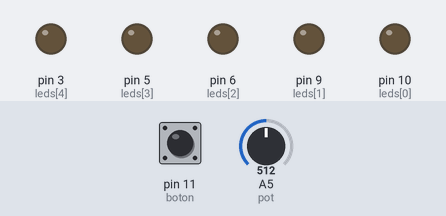
This sketch was run on a simulated Arduino Uno, built with avr-gcc and run on an emulated ATmega328P. On the bench: output pins drawn as LEDs (lit = HIGH). The test bench sets the inputs (shaded band); at power-on: pin 11 (boton) HIGH, A5 (pot) = 512.

Above: at 1.2 s.
1.3 s: pin 11 (boton) pulled LOW for 0.15 s
At 1.7 s:
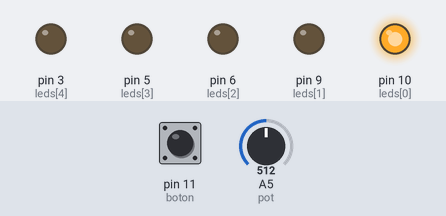
At 2.8 s:
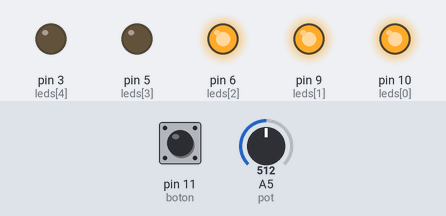
4.4 s: pin 11 (boton) pulled LOW for 3.2 s
At 7.8 s:
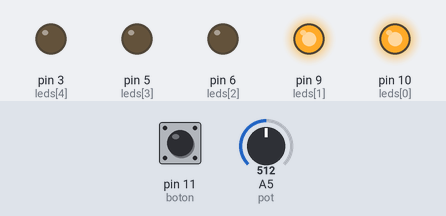
Timing chart, 0 to 13.4 s (numbered marks = the images above; inputs shaded):
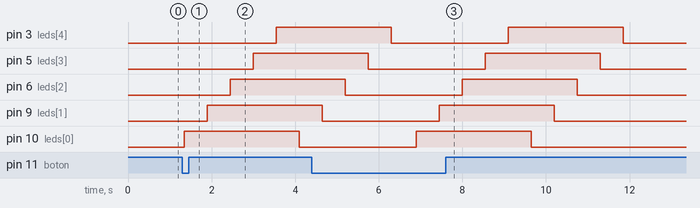

Measured:
- after the input at 1.3 s, pin 3 (leds[4]): LOW → HIGH after 2.3 s; pin 5 (leds[3]): LOW → HIGH after 1.7 s; pin 6 (leds[2]): LOW → HIGH after 1.2 s; pin 9 (leds[1]): LOW → HIGH after 0.60 s; pin 10 (leds[0]): LOW → HIGH after 0.05 s, → LOW 2.8 s later
- after the input at 4.4 s, pin 10 (leds[0]): LOW → HIGH after 2.5 s, → LOW 2.8 s later

The sketch:

code.ino
```cpp
int leds[5] = {10, 9, 6, 5, 3};
int boton = 11;
int pot = A5;

void setup() {
  for (int i = 0; i < 5; i++) {
        pinMode(leds[i], OUTPUT);
  }
    pinMode(boton, INPUT_PULLUP);
}

void loop() {
  if (digitalRead(boton) == LOW) {
      delay(50);
      int vel = map(analogRead(pot), 0, 1023, 100, 1000);

    for (int i = 0; i < 5; i++) {
      digitalWrite(leds[i], HIGH);
      delay(vel);
    }

    for (int i = 0; i < 5; i++) {
      digitalWrite(leds[i], LOW);
      delay(vel);
    }
  }
}
```
